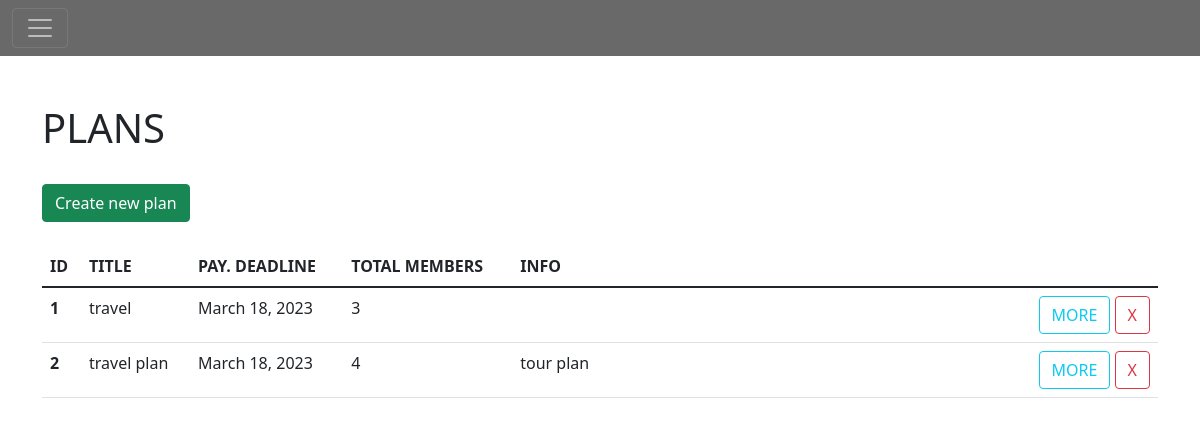
The app's page / (signed in) with its own data.
### costsplit/models.py (models this page shows, shortened)
class Plan(models.Model):
    user = models.ForeignKey(
        User, on_delete=models.CASCADE, related_name='plan', null=True)
    title = models.CharField(max_length=50)
    payment_date = models.DateField()
    total_members = models.IntegerField(default=1)
    plan_info = models.CharField(max_length=400, default=None)

### costsplit/views.py (the view)
# urls.py: path('', views.index, name='index'),
def index(response):
    if response.user.is_authenticated:
        return render(response, 'account/home.html', {})
    else:
        return HttpResponseRedirect('/login')

### costsplit/templates/account/home.html (shortened to what this page needs)
{% extends 'base.html' %}
{% load crispy_forms_tags %}
{% block content %}
<h1>PLANS</h1>
<a href="/create_plan" class="btn btn-success">Create new plan</a>
{% if user.plan.all %}
<table class="table table-hover">
    <thead>
        <tr>
            <th scope="col">ID</th>
            <th scope="col">TITLE</th>
            <th scope="col">PAY. DEADLINE</th>
            <th scope="col">TOTAL MEMBERS</th>
            <th scope="col" style="width: 500px">INFO</th>
            <th scope="col"></th>
        </tr>
    </thead>
    <tbody>
        {% for td in user.plan.all %}
        <tr>
            <th scope="row">{{forloop.counter}}</th>
            <td>{{td.title}}</td>
            <td>{{td.payment_date}}</td>
            <td>{{td.total_members}}</td>
            <td>{{td.plan_info}}</td>
            <td style="text-align: right"><a href="single_plan/{{td.id}}" class="btn btn-outline-info">MORE</a>
                <a href="delete_plan/{{td.id}}" class="btn btn-outline-danger">X</a>
            </td>
        </tr>
        {% endfor %}
    </tbody>
</table>
{% else %}
<p>No plans created</p>
{% endif %}
{% endblock %}

### records on screen
Plan: title "travel", payment_date "March 18, 2023", total_members "3"
Plan: title "travel plan", payment_date "March 18, 2023", total_members "4", plan_info "tour plan"
